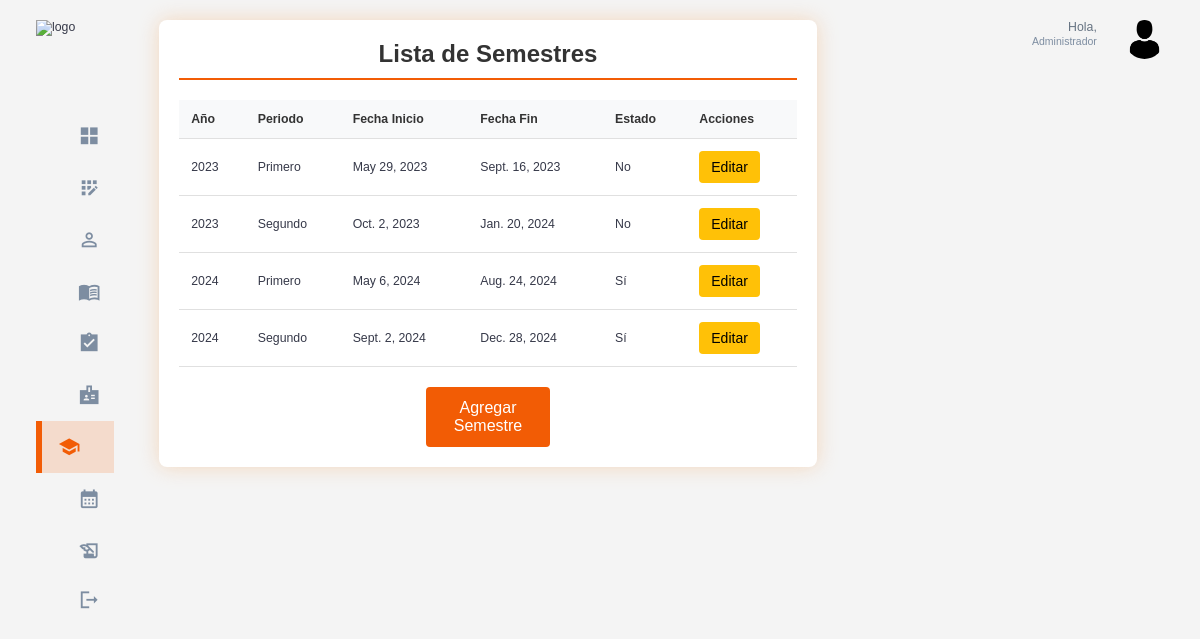
/semestre/, run on an earlier commit of the app's database.
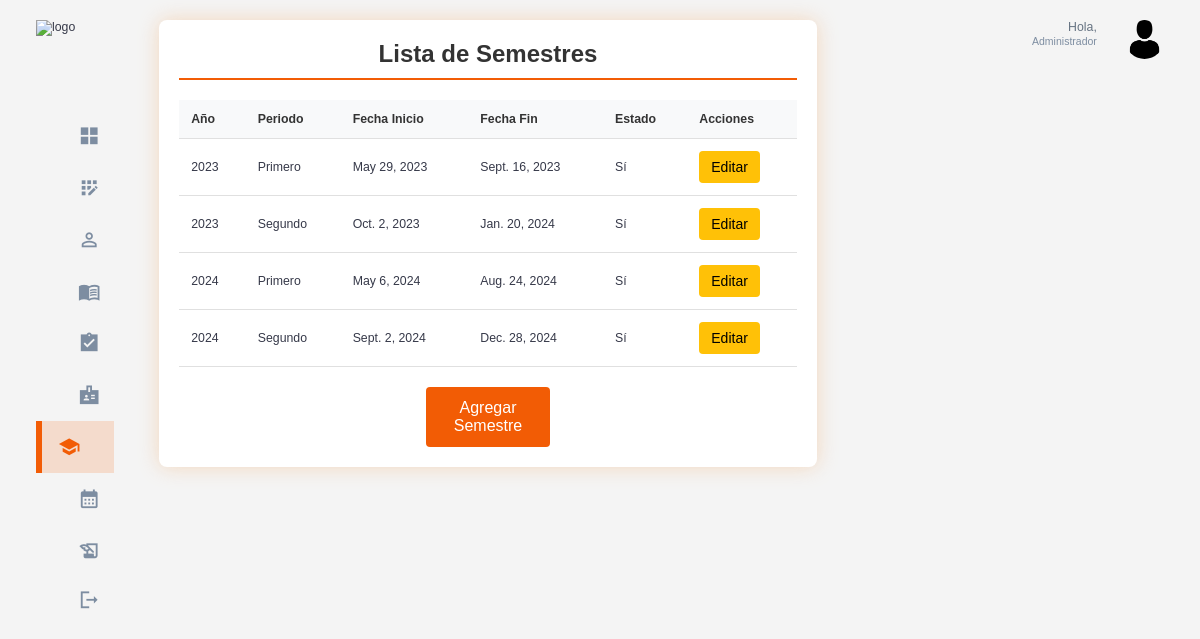
And on a later commit of the database.
### semestre/models.py (models this page shows, shortened)
class Semestre(models.Model):
    PERIODO_CHOICES = (
        ('I', 'Primero'),
        ('II', 'Segundo'),
    )
    año = models.PositiveIntegerField()  # Por ejemplo, 2024
    periodo = models.CharField(max_length=2, choices=PERIODO_CHOICES)  # I o II
    fecha_inicio = models.DateField()
    fecha_fin = models.DateField()
    estado = models.BooleanField(default=False)  # Indica si el semestre está activo
    class Meta:
        unique_together = ('año', 'periodo')  # Evita duplicados de año y periodo

### semestre/views.py (the view)
# urls.py: path('', views.listar_semestres, name='listar_semestres'),
def listar_semestres(request):
    semestres = Semestre.objects.all()
    return render(request, 'semestres/listar_semestres.html', {'semestres': semestres})

### templates/Semestres/listar_semestres.html (shortened to what this page needs)
{% extends 'base.html' %}
{% load static %}
{% block extra_css %}
    <link rel="stylesheet" href="{% static 'css/student_list.css' %}">
{% endblock %}
{% block content %}
<div class="student-list-container">
    <h2>Lista de Semestres</h2>
    <div class="table-responsive">
        <table class="student-table">
            <thead>
                <tr>
                    <th>Año</th>
                    <th>Periodo</th>
                    <th>Fecha Inicio</th>
                    <th>Fecha Fin</th>
                    <th>Estado</th>
                    <th>Acciones</th>
                </tr>
            </thead>
            <tbody>
                {% for semestre in semestres %}
                <tr>
                    <td>{{ semestre.año }}</td>
                    <td>{{ semestre.get_periodo_display }}</td>
                    <td>{{ semestre.fecha_inicio }}</td>
                    <td>{{ semestre.fecha_fin }}</td>
                    <td>{{ semestre.estado|yesno:"Sí,No" }}</td>
                    <td class="actions">
                        <a href="{% url 'editar_semestre' semestre.pk %}" class="btn btn-edit">Editar</a>
                    </td>
                </tr>
                {% endfor %}
            </tbody>
        </table>
    </div>
    <a href="{% url 'agregar_semestre' %}" class="btn btn-add">Agregar Semestre</a>
</div>
{% endblock %}

What changed in the data, as far as the page shows it:
changed Semestre "May 29, 2023": estado "No" → "Sí"
changed Semestre "Oct. 2, 2023": estado "No" → "Sí"
